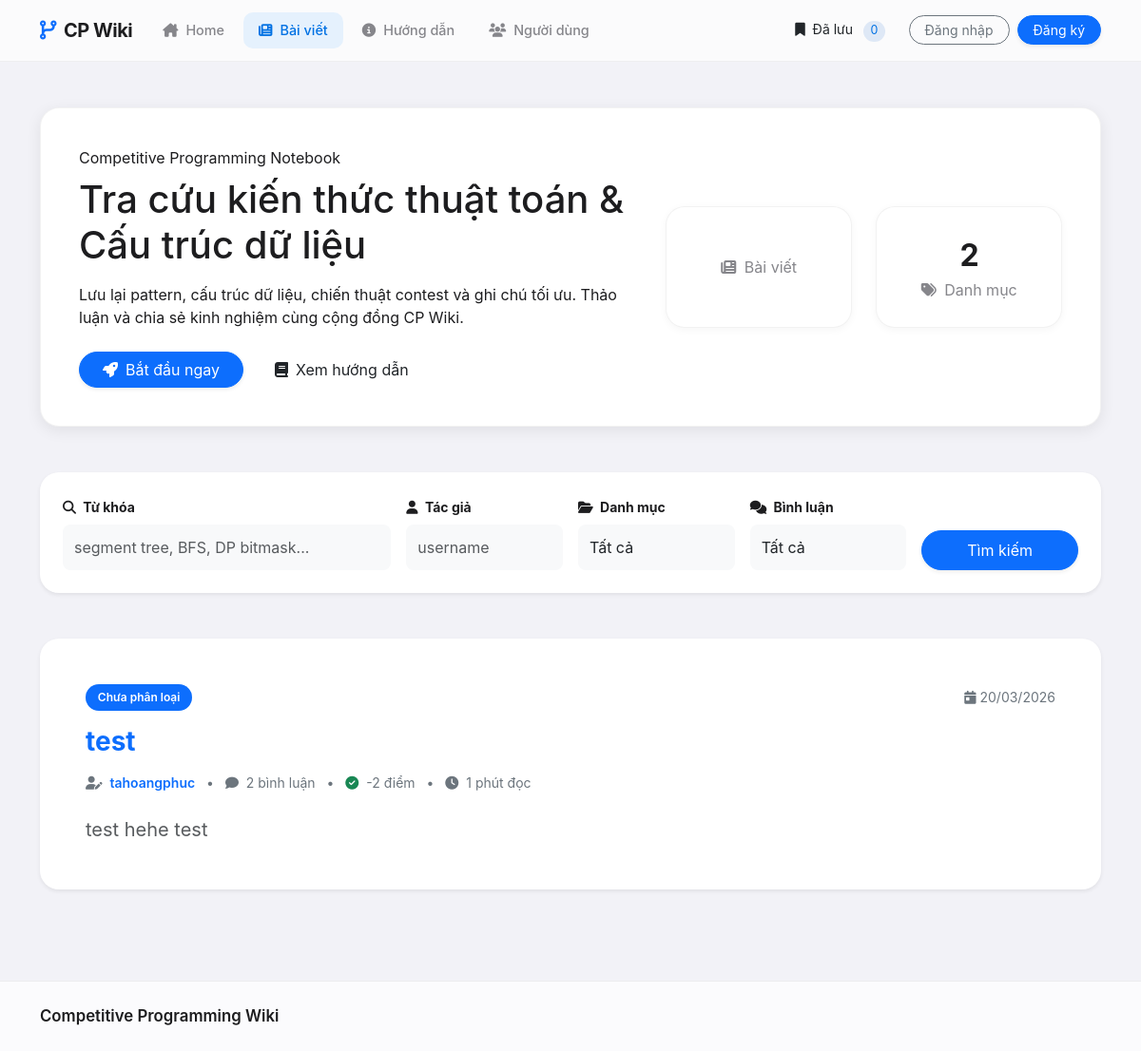
The app's page /articles/ with its own data.
### wiki/models.py (models this page shows, shortened)
class Article(models.Model):
    title = models.CharField(max_length=220)
    slug = models.SlugField(max_length=240, blank=True, db_index=True)
    content = MartorField()
    allow_comments = models.BooleanField(default=True)
    category = models.ForeignKey(
        Category,
        on_delete=models.PROTECT,
        related_name='articles',
        blank=True,
        default=get_uncategorized_category,
    )
    author = models.ForeignKey(
        settings.AUTH_USER_MODEL,
        on_delete=models.CASCADE,
        related_name='articles',
    )
    created_at = models.DateTimeField(auto_now_add=True, db_index=True)
    updated_at = models.DateTimeField(auto_now=True, db_index=True)
    class Meta:
        ordering = ['-created_at']
        permissions = [
            ('manage_all_articles', 'Can manage all articles'),
        ]
    def get_absolute_url(self):
        return reverse('wiki:article-detail', kwargs={'pk': self.pk, 'slug': self.slug})
    @property
    def reading_time_minutes(self):
        word_count = len((self.content or '').split())
        return max(1, round(word_count / 200)) if word_count else 1

class Category(models.Model):
    name = models.CharField(max_length=120, unique=True)
    slug = models.SlugField(max_length=140, unique=True)
    description = models.TextField(blank=True)
    created_at = models.DateTimeField(auto_now_add=True)
    class Meta:
        ordering = ['name']
        verbose_name_plural = 'categories'

### wiki/views/articles.py (the view)
# urls.py: path('articles/', articles.ArticleListView.as_view(), name='article-list'),
class ArticleListView(ListView):
    model = Article
    template_name = 'wiki/article_list.html'
    context_object_name = 'articles'
    paginate_by = 10
    def get_queryset(self):
        qs = Article.objects.select_related('author', 'category').annotate(
            comment_count=Count('comments', distinct=True),
            vote_balance=Count('article_votes', filter=Q(article_votes__value=1), distinct=True) - Count('article_votes', filter=Q(article_votes__value=-1), distinct=True),
        )
        q, auth, cat, sort = self.request.GET.get('q', ''), self.request.GET.get('author', ''), self.request.GET.get('category', ''), self.request.GET.get('sort', 'newest')
        if q: qs = qs.filter(Q(title__icontains=q) | Q(content__icontains=q))
        if auth: qs = qs.filter(author__username__icontains=auth)
        if cat: qs = qs.filter(category__slug=cat)
        if sort == 'updated': qs = qs.order_by('-updated_at', '-created_at')
        elif sort == 'commented': qs = qs.order_by('-comment_count', '-created_at')
        elif sort == 'top': qs = qs.order_by('-vote_balance', '-comment_count', '-updated_at')
        else: qs = qs.order_by('-created_at')
        return qs
    def get_context_data(self, **kwargs):
        c = super().get_context_data(**kwargs)
        c.update({'query': self.request.GET.get('q', ''), 'categories': Category.objects.all(), 'can_publish': can_publish_articles(self.request.user)})
        return c

### wiki/utils.py (called while the page is built)
def can_publish_articles(user):
    return user.is_authenticated and (
        user.is_superuser or user.groups.filter(name__in=['admin', 'editor', 'contributor']).exists()
        or user.has_perm('wiki.add_article')
    )

### templates/wiki/article_list.html (shortened to what this page needs)
{% extends 'base.html' %}
{% block content %}
<section class="hero-panel mb-5">
    <div class="row g-4 align-items-center">
        <div class="col-lg-7">
            <div class="section-eyebrow mb-2">Competitive Programming Notebook</div>
            <h1 class="hero-title mb-3">Tra cứu kiến thức thuật toán & Cấu trúc dữ liệu</h1>
            <p class="hero-copy mb-4">Lưu lại pattern, cấu trúc dữ liệu, chiến thuật contest và ghi chú tối ưu. Thảo luận và chia sẻ kinh nghiệm cùng cộng đồng CP Wiki.</p>
            <div class="d-flex gap-2 flex-wrap">
                {% if can_publish %}
                    <a class="btn btn-primary rounded-pill px-4 shadow-sm" href="{% url 'wiki:article-create' %}">
                        <i class="fa-solid fa-plus me-2"></i>Tạo bài viết
                    </a>
                {% else %}
                    <a class="btn btn-primary rounded-pill px-4 shadow-sm" href="{% url 'wiki:signup' %}">
                        <i class="fa-solid fa-rocket me-2"></i>Bắt đầu ngay
                    </a>
                {% endif %}
                <a class="btn btn-soft rounded-pill px-4" href="{% url 'wiki:getting-started' %}">
                    <i class="fa-solid fa-book me-2"></i>Xem hướng dẫn
                </a>
            </div>
        </div>
        <div class="col-lg-5">
            <div class="stat-grid">
                <div class="stat-card app-card">
                    <div class="stat-label"><i class="fa-solid fa-newspaper me-1"></i> Bài viết</div>
                </div>
                <div class="stat-card app-card">
                    <div class="stat-value">{{ categories|length }}</div>
                    <div class="stat-label"><i class="fa-solid fa-tags me-1"></i> Danh mục</div>
                </div>
            </div>
        </div>
    </div>
</section>
<div class="card shadow-sm border-0 mb-5 app-card overflow-hidden">
    <div class="card-body p-4">
        <form method="get" class="row g-3">
            <div class="col-lg-4 col-md-6">
                <label class="form-label fw-bold small" for="id_q"><i class="fa-solid fa-magnifying-glass me-1"></i> Từ khóa</label>
                <input class="form-control bg-light border-0 rounded-3" id="id_q" type="text" name="q" value="{{ query }}" placeholder="segment tree, BFS, DP bitmask...">
            </div>
            <div class="col-lg-2 col-md-6">
                <label class="form-label fw-bold small" for="id_author"><i class="fa-solid fa-user me-1"></i> Tác giả</label>
                <input class="form-control bg-light border-0 rounded-3" id="id_author" type="text" name="author" value="{{ selected_author }}" placeholder="username">
            </div>
            <div class="col-lg-2 col-md-6">
                <label class="form-label fw-bold small" for="id_category"><i class="fa-solid fa-folder-open me-1"></i> Danh mục</label>
                <select class="form-select bg-light border-0 rounded-3" id="id_category" name="category">
                    <option value="">Tất cả</option>
                </select>
            </div>
            <div class="col-lg-2 col-md-6">
                <label class="form-label fw-bold small" for="id_discussion"><i class="fa-solid fa-comments me-1"></i> Bình luận</label>
                <select class="form-select bg-light border-0 rounded-3" id="id_discussion" name="discussion">
                    <option value="">Tất cả</option>
                </select>
            </div>
            <div class="col-lg-2 col-md-6 d-flex align-items-end">
                <button class="btn btn-primary w-100 rounded-pill shadow-sm py-2" type="submit">Tìm kiếm</button>
            </div>
        </form>
    </div>
</div>
<div class="row g-4">
    {% for article in articles %}
        <div class="col-12">
            <div class="card border-0 shadow-sm h-100 app-card article-card overflow-hidden">
                <div class="card-body p-4 p-lg-5">
                    <div class="d-flex justify-content-between align-items-center flex-wrap gap-2 mb-3">
                        <span class="pill-badge bg-primary text-white border-0">{{ article.category.name }}</span>
                        <span class="text-secondary small"><i class="fa-solid fa-calendar-day me-1"></i>{{ article.created_at|date:"d/m/Y" }}</span>
                    </div>
                    <h2 class="h3 mb-3 fw-bold lh-tight"><a class="text-decoration-none article-link" href="{{ article.get_absolute_url }}">{{ article.title }}</a></h2>
                    <div class="item-meta small mb-4 text-secondary">
                        <i class="fa-solid fa-user-pen me-1"></i> <a class="article-link text-decoration-none fw-semibold" href="{% url 'wiki:public-profile' article.author.username %}">{{ article.author.username }}</a>
                        <span class="mx-2">•</span>
                        <i class="fa-solid fa-comment me-1"></i> {{ article.comment_count }} bình luận
                        <span class="mx-2">•</span>
                        <i class="fa-solid fa-circle-check text-success me-1"></i> {{ article.vote_balance|default:0 }} điểm
                        <span class="mx-2">•</span>
                        <i class="fa-solid fa-clock me-1"></i> {{ article.reading_time_minutes }} phút đọc
                    </div>
                    <p class="mb-0 text-dark opacity-75 fs-5">{{ article.content|striptags|truncatechars:240 }}</p>
                </div>
            </div>
        </div>
    {% endfor %}
</div>
{% endblock %}

### static/css/site.css (style rules this page uses)
:root { --font-sans: "Inter", "Segoe UI", Roboto, "Helvetica Neue", Arial, sans-serif; --font-ui: "Inter", "Segoe UI", Roboto, "Helvetica Neue", Arial, sans-serif; --font-display: "Inter", "Segoe UI", Roboto, "Helvetica Neue", Arial, sans-serif; --font-mono: "JetBrains Mono", "Fira Code", "SFMono-Regular", "Consolas", monospace; }
:root { --bg: #f2f2f7; --panel: #ffffff; --panel-strong: #ffffff; --ink: #1d1d1f; --muted: #86868b; --line: rgba(0, 0, 0, 0.05); --brand: #0071e3; --brand-soft: #e5f1fd; --accent: #111827; --success: #34c759; --danger: #ff3b30; --shadow-sm: 0 2px 8px rgba(0, 0, 0, 0.04); --shadow: 0 4px 16px rgba(0, 0, 0, 0.08); --shadow-lg: 0 8px 32px rgba(0, 0, 0, 0.12); --radius-sm: 12px; --radius: 20px; --radius-lg: 28px; }
* { -webkit-font-smoothing: antialiased; box-sizing: border-box; }
body.app-shell { background: var(--bg); color: var(--ink); font-family: -apple-system, BlinkMacSystemFont, "Segoe UI", Roboto, Helvetica, Arial, sans-serif; min-height: 100vh; text-rendering: optimizeLegibility; }
.app-card, .glass-alert, .article-actions-bar > div { background: var(--panel); border: 1px solid var(--line); border-radius: var(--radius); box-shadow: var(--shadow-sm); transition: transform 0.2s ease, box-shadow 0.2s ease; will-change: transform; }
.pill-badge { background: var(--brand-soft); border-radius: 20px; color: var(--brand); font-size: 0.75rem; font-weight: 600; padding: 0.3rem 0.8rem; }
.hero-panel { background: var(--panel); backdrop-filter: var(--glass); -webkit-backdrop-filter: var(--glass); border: 1px solid var(--line); border-radius: var(--radius); box-shadow: var(--shadow); color: var(--ink); overflow: hidden; padding: 2.5rem; }
.stat-grid { display: grid; gap: 1.5rem; grid-template-columns: repeat(2, minmax(0, 1fr)); }
.stat-card { background: var(--panel-strong); border: 1px solid var(--line); border-radius: var(--radius); min-height: 8rem; padding: 1.5rem; display: flex; flex-direction: column; justify-content: center; align-items: center; text-align: center; }
.stat-value { font-size: 2rem; font-weight: 700; letter-spacing: -0.03em; }
.stat-label { color: var(--muted); }
.search-input, .form-control, .form-select, input[type=number], input[type=file], input[type=text], input[type=password], input[type=email], select { background: rgba(255, 255, 255, 0.94); border: 1px solid rgba(29, 29, 31, 0.08); border-radius: 0.95rem; min-height: 3rem; width: 100%; }
.form-label { color: var(--ink); font-weight: 600; }
.article-card { transition: border-color 160ms ease, box-shadow 160ms ease; }

### records on screen
Article: category.name "Chưa phân loại", created_at "20/03/2026", title "test", author.username "tahoangphuc", comment_count "2", vote_balance "-2", reading_time_minutes "1", content "test hehe test"

### other values on screen
{{ categories|length }} "2"
